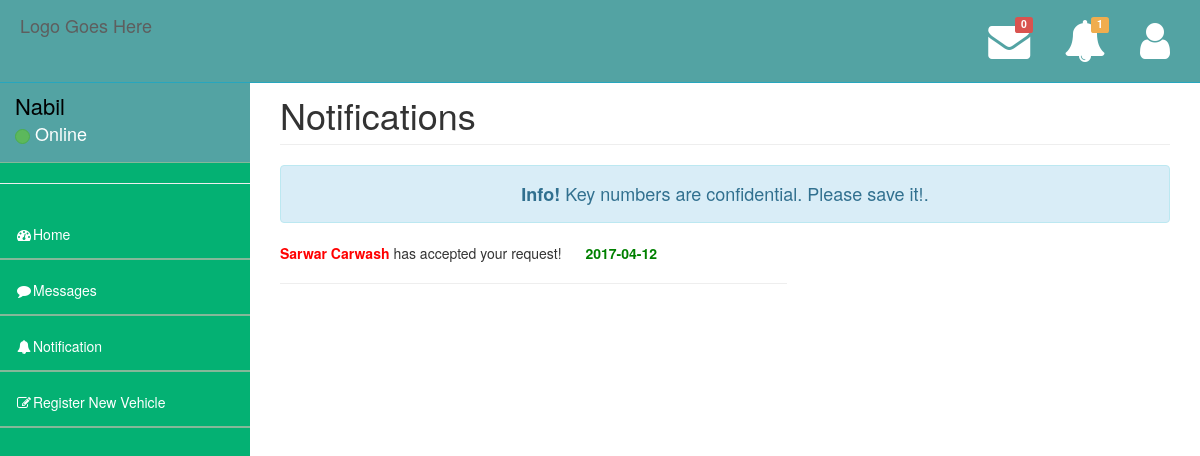
The app's page /carOwner/notification.php (signed in), older data.
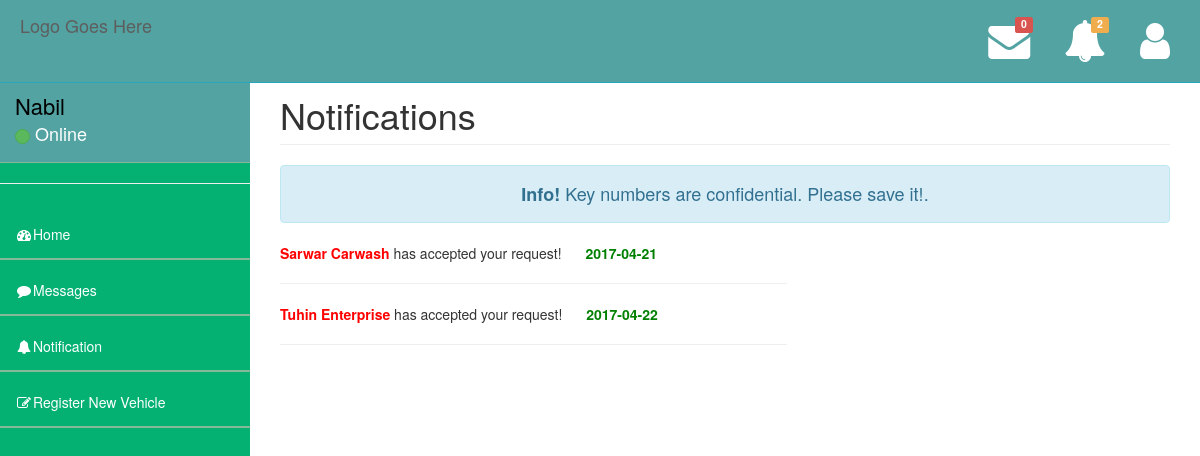
The same page, newer data.
### tables this page shows
CREATE TABLE `carowner` (
  `Name` varchar(30) NOT NULL,
  `Email` varchar(35) NOT NULL,
  `Contact` varchar(16) NOT NULL,
  `DOB` date NOT NULL,
  `NID` varchar(20) NOT NULL,
  `DrivingLicence` varchar(20) NOT NULL,
  `Password` varchar(20) NOT NULL,
  `Address` varchar(100) NOT NULL,
  `flag` int(1) NOT NULL,
  `Status` varchar(10) NOT NULL
);

CREATE TABLE `notification` (
  `NotificationId` int(100) NOT NULL,
  `FromEmail` varchar(30) NOT NULL,
  `ToEmail` varchar(30) NOT NULL,
  `Type` varchar(20) NOT NULL,
  `Date` date NOT NULL,
  `Status` varchar(7) NOT NULL,
  `ServiceId` varchar(20) NOT NULL
);

### carOwner/phpFiles/SelectProfileData.php (called while the page is built)
<?php
function getJSONFromDB($sql){
	include 'Mysqldb.php';
	$result = mysqli_query($conn, $sql)or die(mysqli_error($conn));
	$arr=array();
	while($row = mysqli_fetch_assoc($result)) {
		$arr[]=$row;
	}
	return json_encode($arr);
}
?>

### carOwner/notification.php (the view, shortened to what this page needs)
<?php include("TemplateFile/header.php"); ?>
<?php
    $sql="SELECT (SELECT ShopName FROM shopowner WHERE Email=notification.FromEmail) AS name,Date,Status,Type,ServiceId,NotificationId FROM notification WHERE ToEmail='".$_SESSION["carOwnerEmail"]."'";
    $jsonNotificationString = getJSONFromDB($sql);
    $notificationData = json_decode($jsonNotificationString);
 ?>
        <div id="page-wrapper" style="background-color: #FFFFFF;">
            <div class="row">
                <div class="col-lg-12">
                    <h1 class="page-header">Notifications</h1>
                </div>
            </div>
            <div class="row">
                <div class="col-lg-12 text-center" style="font-size: 18px;">
                    <div class="alert alert-info">
                        <strong>Info!</strong> Key numbers are confidential. Please save it!</a>.
                    </div>
                </div>
            </div>
            <div class="row">
                <div class="col-lg-7">
                <?php
                for($i=0;$i<sizeof($notificationData);$i++){
                  if($notificationData[$i]->Status=="unread"){
                 ?>
                     <span data-toggle="modal" data-target="#myModal<?php echo $i; ?>"> <b style="color:red"><?php echo $notificationData[$i]->name; ?></b> <?php if($notificationData[$i]->Type=="1")
                                        echo "has requested for your help! ";
                                     else if($notificationData[$i]->Type=="2")
                                        echo "has accepted your request! ";
                                     else if($notificationData[$i]->Type=="3")
                                        echo "has rejected your request! ";
                                     ?>
                                     <strong style="color:green; margin-left: 20px;"><?php echo $notificationData[$i]->Date; ?></strong ></span>
                     <hr>
                <?php
                    }
                  }
                ?>
                </div>
            </div>
        </div>
<?php include 'TemplateFile/footer.php'; ?>

### carOwner/TemplateFile/header.php (shortened to what this page needs)
<?php
include("phpFiles/SelectProfileData.php");
$jsonCarOwnerDataString = getJSONFromDB("select * from carowner where Email='".$_SESSION["carOwnerEmail"]."'");
$carOwnerData = json_decode($jsonCarOwnerDataString);
?>
<!DOCTYPE html>
<html>
<head>
    <link href="../assets/plugins/bootstrap/bootstrap.css" rel="stylesheet" />
    <link rel="stylesheet" href="https://cdnjs.cloudflare.com/ajax/libs/font-awesome/4.7.0/css/font-awesome.min.css">
    <link href="../assets/css/jquery.datepick.css" rel="stylesheet" />
    <link href="../assets/css/style.css" rel="stylesheet" />
    <link href="../assets/css/main-style.css" rel="stylesheet" />
   </head>
<body>
    <div id="wrapper">
        <nav class="navbar navbar-default navbar-fixed-top" role="navigation" id="navbar">
            <div class="navbar-header">
                <a class="navbar-brand logo-color" href="index.html">
                    Logo Goes Here
                </a>
            </div>
            <?php include("TemplateFile/messageTemplate.php"); ?>
        </nav>
        <nav class="navbar-default navbar-static-side" role="navigation">
            <div class="sidebar-collapse">
                <ul class="nav" id="side-menu">
                    <li>
                        <div class="user-section">
                            <div class="user-info">
                                <div><?php echo $carOwnerData[0]->Name; ?></strong></div>
                                <div class="user-text-online">
                                    <span class="user-circle-online btn btn-success btn-circle "></span>&nbsp;Online
                                </div>
                            </div>
                        </div>
                    </li>
                    <hr>
                    <li class="<?php if($currentPage =='home'){echo 'selected';}?>">
                        <a href="index.php"><i class="fa fa-dashboard fa-fw"></i>Home</a>
                    </li>
                    <li class="<?php if($currentPage =='message'){echo 'selected';}?>">
                        <a href="message.php"><i class="fa fa-comment fa-fw"></i>Messages</a>
                    </li>
                    <li class="<?php if($currentPage =='notification'){echo 'selected';}?>">
                        <a href="notification.php"><i class="fa fa-bell fa-fw"></i>Notification</a>
                    </li>
                    <li class="<?php if($currentPage =='entry'){echo 'selected';}?>">
                        <a href="entry.php"><i class="fa fa-edit fa-fw"></i>Register New Vehicle</a>
                    </li>
                </ul>
            </div>
        </nav>

### carOwner/TemplateFile/messageTemplate.php (shortened to what this page needs)
<?php
    $jsonCountUnreadString = getJSONFromDB("SELECT Status FROM message WHERE ReceiverMail='".$_SESSION["carOwnerEmail"]."' AND Status='unread' ");
    $countMessageData = json_decode($jsonCountUnreadString);
    $jsonCountNotificationString = getJSONFromDB("SELECT Status FROM notification WHERE ToEmail='".$_SESSION["carOwnerEmail"]."' AND Status='unread' ");
    $countNotificationData = json_decode($jsonCountNotificationString);
?>
<ul class="nav navbar-top-links navbar-right">
                <li class="dropdown">
                    <a class="dropdown-toggle" data-toggle="dropdown" href="#">
                        <span class="top-label label label-danger"><?php echo count($countMessageData); ?></span><i class="fa fa-envelope fa-3x"></i>
                    </a>
                </li>
                <li class="dropdown">
                    <a class="dropdown-toggle" data-toggle="dropdown" href="#">
                        <span class="top-label label label-warning"><?php echo count($countNotificationData); ?></span>  <i class="fa fa-bell fa-3x"></i>
                    </a>
                </li>
                <li class="dropdown">
                    <a class="dropdown-toggle" data-toggle="dropdown" href="#">
                        <i class="fa fa-user fa-3x"></i>
                    </a>
                </li>
            </ul>

### carOwner/TemplateFile/footer.php (shortened to what this page needs)
</div>
</body>
</html>

### assets/css/style.css (style rules this page uses)
body { background-color: #f8f8f8; }
#wrapper { width: 100%; margin-top: 55px!important; background-color:#04B173; height: 1000px; }
#page-wrapper { padding: 0 15px; min-height: 568px; background-color:rgb(209, 212, 216); }
.navbar-static-side ul li { border-bottom:1px solid #84B899 !important; }
.logo-color { color: #fff; }
.navbar-top-links li { display: inline-block; }
.navbar-top-links li:last-child { margin-right: 15px; }
.navbar-top-links li a { padding: 20px; min-height: 50px; }
@media (min-width:768px) { .navbar-static-side { z-index: 1; position: absolute; width: 250px; } }
.btn-circle { width: 30px; height: 30px; padding: 6px 0; border-radius: 15px; text-align: center; font-size: 12px; line-height: 1.428571429; }

### assets/css/main-style.css (style rules this page uses)
.user-info { display: block; color:#000!important; display: inline-block; padding: 15px; margin-bottom: 0px }
.user-text-online { font-size:18px; color:#fff }
.user-circle-online { width: 15px!important; height: 15px!important; }
.navbar-top-links > li > a { color: #FFFFFF; }
.nav > li > a { padding: 20px 15px; }
#side-menu { background-color:#04B173; }
#side-menu a { color:#fff; border-bottom: 1px solid #84B899 !important; height: 55px; }
#navbar { background-color:rgb(83, 163, 163); }
.navbar-brand { padding-left:20px; }
.top-label { position: absolute; top: 50%; right: 50%; margin-top: -24px; margin-right: -24px; }
.navbar-default { border-color: #27A6BE; }
@media (min-width:768px) { #page-wrapper { position: inherit; margin: 0 0 0 250px; padding: 0 30px; min-height: 1000px; } }

Row changes from the older to the newer data that the page shows:
removed notification: name "Sarwar Carwash", Type "has accepted your request!", Date "2017-04-12"
added notification: name "Sarwar Carwash", Type "has accepted your request!", Date "2017-04-21"
added notification: name "Tuhin Enterprise", Type "has accepted your request!", Date "2017-04-22"
Text that changed along with them:
count($countNotificationData): "1" → "2"
